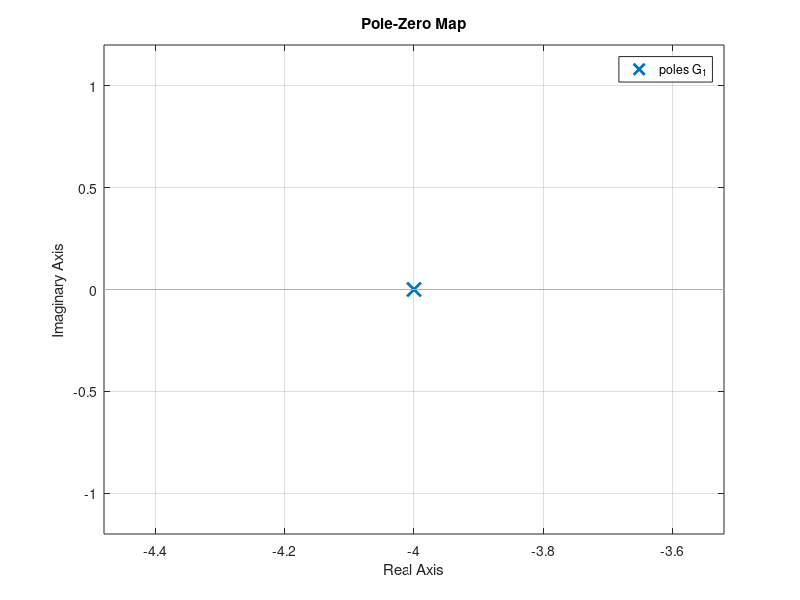
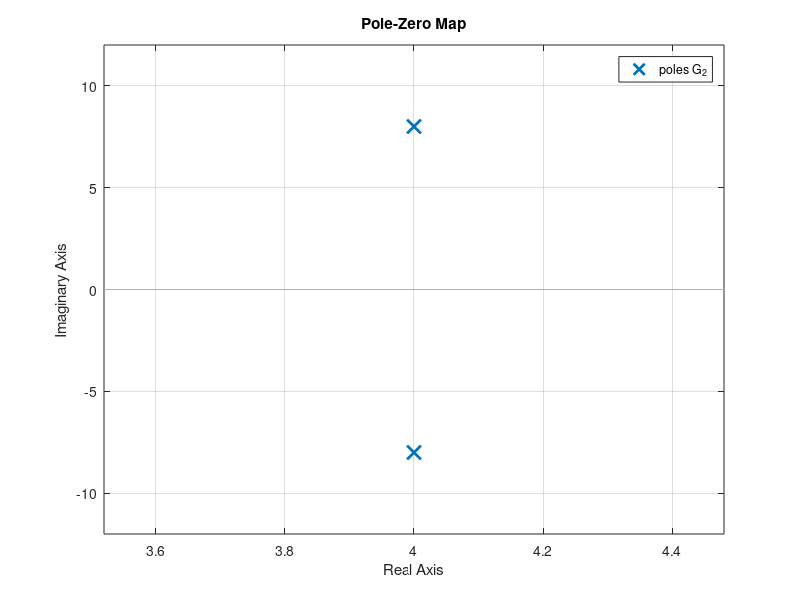
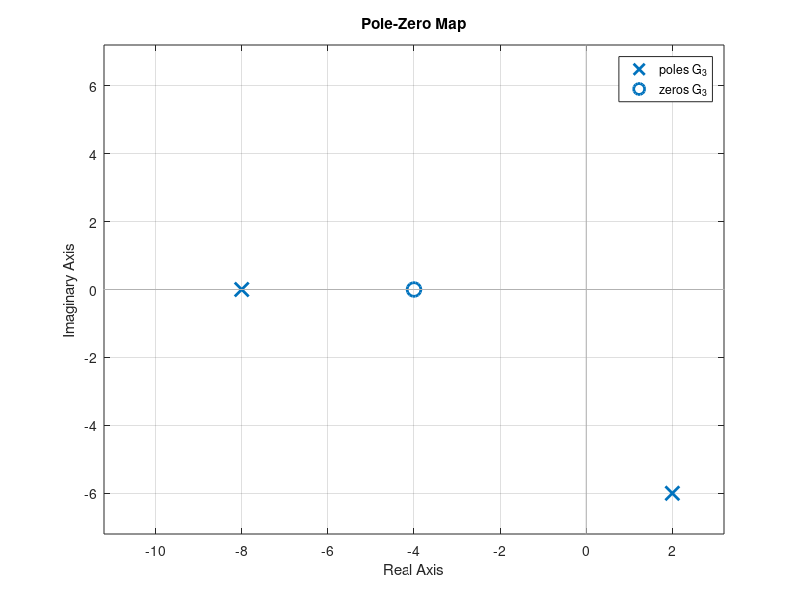
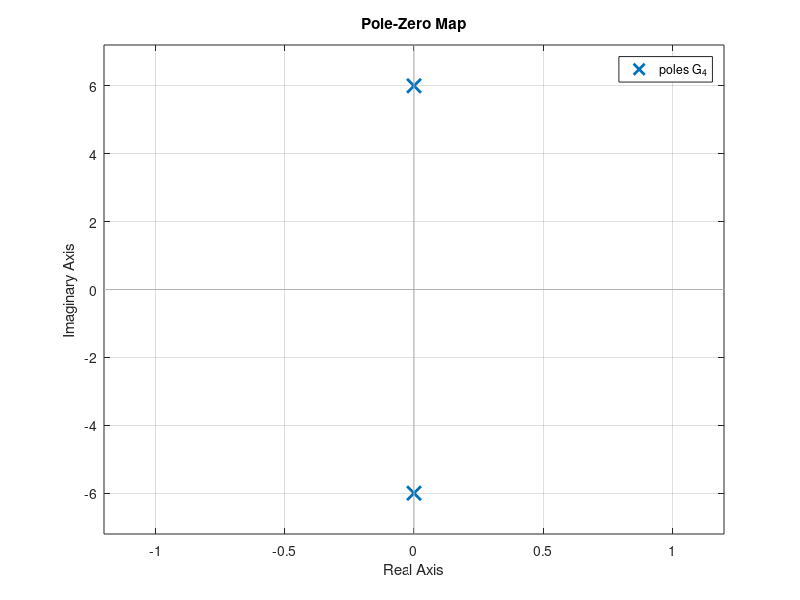

These figures' MATLAB source, in order:
G_1 = tf(1,[1 4]);
figure(1);
pzmap(G_1)
grid on;
G_2 = tf(1,[1 -8 80]);
figure(2);
pzmap(G_2)
grid on;
G_3 = tf([1 4],[1 4 8 320]);
figure(3);
pzmap(G_3)
grid on;
G_4 = tf(1,[1 0 36]);
figure(4);
pzmap(G_4)
grid on;
pause(1000);

